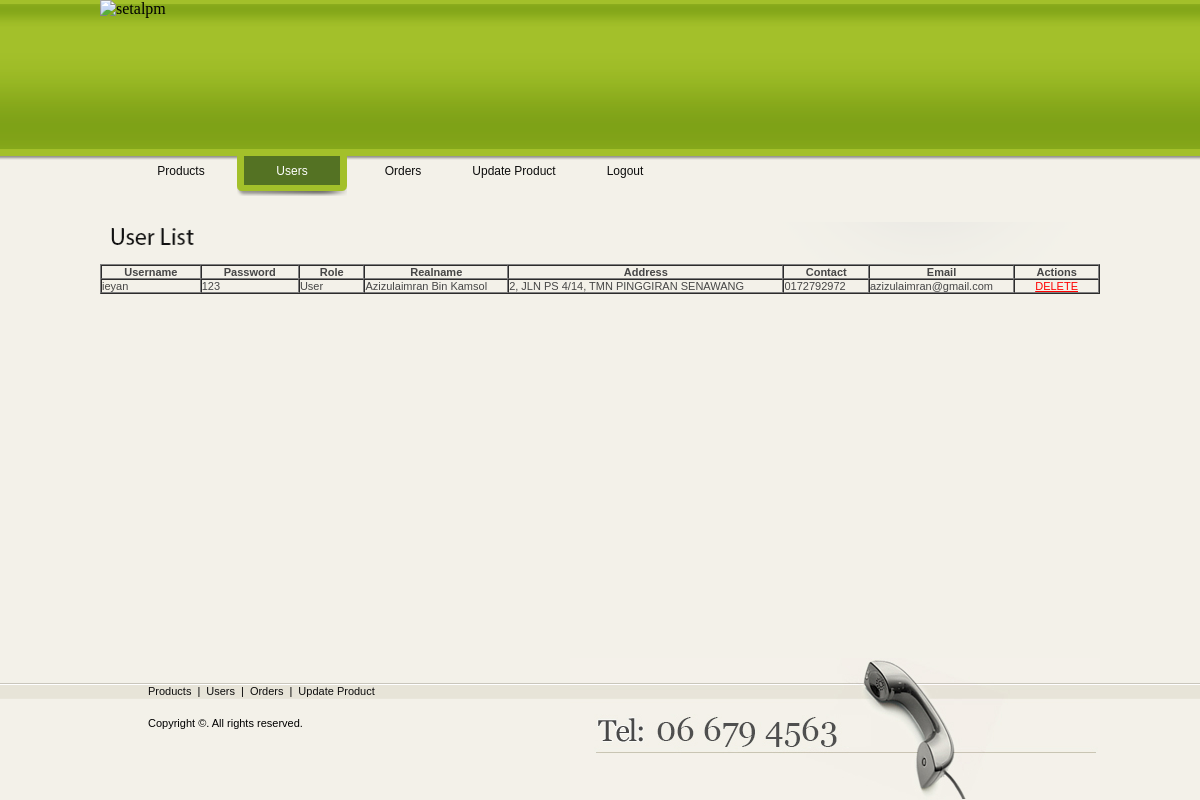
The page /users.php on the database its author committed.
### tables this page shows
CREATE TABLE IF NOT EXISTS `users` (
  `Username` char(20) NOT NULL,
  `Password` text NOT NULL,
  `Role` text NOT NULL,
  `Realname` text NOT NULL,
  `Address` text NOT NULL,
  `Contact` text NOT NULL,
  `Email` text NOT NULL,
  PRIMARY KEY (`Username`),
  UNIQUE KEY `Username` (`Username`)
);

### users.php (the view, shortened to what this page needs)
<!DOCTYPE html PUBLIC "-//W3C//DTD XHTML 1.0 Transitional//EN" "http://www.w3.org/TR/xhtml1/DTD/xhtml1-transitional.dtd">
<html>
  <head>
    <link href="style.css" rel="stylesheet" type="text/css">
  </head>
  <body>
  <div id="header">
		<div id="header_inside">
			<img src="images/header3.jpg" alt="setalpm" width="999" height="222" border="0" usemap="#Map" /><br />
			<ul id="menu">
				<li><a href="admin.php" class="but1" style="text-decoration:none">Products</a></li>
				<li><a href="#" class="but2_active" style="text-decoration:none">Users</a></li>
				<li><a href="orders.php" class="but3" style="text-decoration:none">Orders</a></li>
				<li><a href="search.php" class="but4" style="text-decoration:none">Update Product</a></li>
				<li><a href="index.php" class="but5" style="text-decoration:none">Logout</a></li>
			</ul>
		</div>
	</div>
	  <div id="wrapper">
		<div id="content_inside">
          <div id="main_block2">
          <img src="images/title14.gif" alt="" width="190" height="30" /><br /><br>
		  <?php
					$result = mysql_query("SELECT * FROM users where Role not like 'Administrator'");
				echo'<table border="1" bgcolor="f3f1e9" cellpadding="0" cellspacing="0" width="100%">
						<th>&nbsp;&nbsp;&nbsp;&nbsp;&nbsp;Username&nbsp;&nbsp;&nbsp;&nbsp;&nbsp;</th>
						<th>&nbsp;&nbsp;&nbsp;&nbsp;&nbsp;Password&nbsp;&nbsp;&nbsp;&nbsp;&nbsp;</th>
						<th>&nbsp;&nbsp;&nbsp;&nbsp;&nbsp;Role&nbsp;&nbsp;&nbsp;&nbsp;&nbsp;</th>
						<th>&nbsp;&nbsp;&nbsp;&nbsp;&nbsp;Realname&nbsp;&nbsp;&nbsp;&nbsp;&nbsp;</th>
						<th>&nbsp;&nbsp;&nbsp;&nbsp;&nbsp;Address&nbsp;&nbsp;&nbsp;&nbsp;&nbsp;</th>
						<th>&nbsp;&nbsp;&nbsp;&nbsp;&nbsp;Contact&nbsp;&nbsp;&nbsp;&nbsp;&nbsp;</th>
						<th>&nbsp;&nbsp;&nbsp;&nbsp;&nbsp;Email&nbsp;&nbsp;&nbsp;&nbsp;&nbsp;</th>
						<th>&nbsp;&nbsp;&nbsp;&nbsp;&nbsp;Actions&nbsp;&nbsp;&nbsp;&nbsp;&nbsp;</th>';
				while($row=mysql_fetch_assoc($result))
				{
					echo '<tr>
							<td>'.$row['Username'].'</td>
							<td>'.$row['Password'].'</td>
							<td>'.$row['Role'].'</td>
							<td>'.$row['Realname'].'</td>
							<td>'.$row['Address'].'</td>
							<td>'.$row['Contact'].'</td>
							<td>'.$row['Email'].'</td>
							<td align="center"><a href="deleteuser.php?Username='.$row['Username'].'" style="color:red;" onclick = "return myFunction()">DELETE</a></td>
						</tr>';
				}
				echo '</table>';
				?>
          </div>
          </div>
        </div>
		<div id="footer">
		<div id="footer_inside">
			<ul class="footer_menu">
				<li><a href="admin.php">Products</a>|</li>
				<li><a href="users.php">Users</a>|</li>
				<li><a href="orders.php">Orders</a>|</li>
				<li><a href="search.php">Update Product</a></li>
			</ul><br /><br />
			<p>Copyright &copy;. All rights reserved.</p>
		</div>
	</div>
  </body>
</html>

### style.css (style rules this page uses)
* { padding:0px; margin:0px; }
img { border:0px; }
html { width:100%; height:100%; }
body { height:100%; background-color:#F3F1E9; position:relative; }
html > body { min-height:100%; height:auto; }
#header { height:222px; background-image:url(images/header_bg.gif); background-position:top left; background-repeat:repeat-x; }
#header_inside { width:1000px; margin:0 auto; position:relative; }
#menu { position:absolute; top:156px; left:26px; }
#menu li { display:inline; }
#menu a { margin:0 1px 0 0; width:110px; text-align:center; padding:8px 0 18px 0; display:block; float:left; font-family:Arial, Helvetica, sans-serif; font-size:12px; color:#0D0D0D; text-decoration:underline; background-position:top left; background-repeat:no-repeat; }
#menu .but2_active, #menu .but2:hover { background-image:url(images/but.gif); text-decoration:none; color:#FFFFFF; }
#wrapper { padding:0 0 142px 0 }
#content_inside { background-image:url(images/bg.gif); background-position:top left; background-repeat:no-repeat; width:1000px; margin:0 auto; overflow:hidden }
#main_block2 { font-family:Arial, Helvetica, sans-serif; font-size:11px; color:#464646; overflow:hidden; float:left; width:1000px; }
#footer { width:100%; height:142px; position:absolute; bottom:0px; background-image:url(images/footer_bg.gif); background-position:top left; background-repeat:repeat-x; }
#footer_inside { width:1000px; height:142px; margin:0 auto; background-image:url(images/telephone.jpg); background-position:top right; background-repeat:no-repeat; font-family:Arial, Helvetica, sans-serif; font-size:11px; }
.footer_menu { list-style-type:none; padding:25px 0 0 42px; }
.footer_menu li { display:inline; line-height:17px; float:left; }
.footer_menu li a { color:#0D0D0D; text-decoration:none; margin:0 6px; }
#footer_inside p { padding:10px 0 0 48px; }

### rows shown on the page
users: Username "ieyan", Password "123", Role "User", Realname "Azizulaimran Bin Kamsol", Address "2, JLN PS 4/14, TMN PINGGIRAN SENAWANG", Contact "0172792972", Email "azizulaimran@gmail.com"
